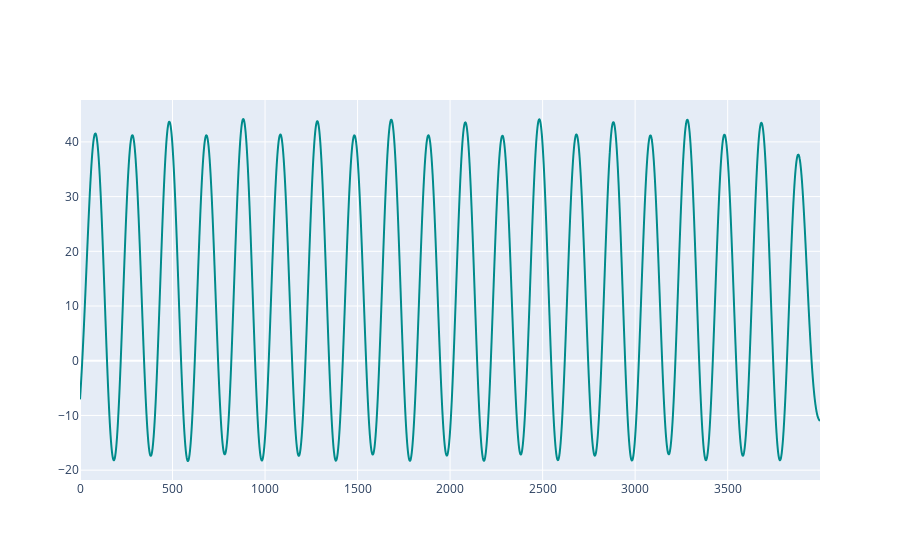

The code cell stored with this chart in its notebook:
### Code cell
fig = go.Figure()

fig.add_trace(go.Scatter(
            y = P1,
            line =  dict(shape =  'spline', color = 'darkcyan'),
            name = 'P1',
            ))

fig.show()

### Figure 1 — Plotly figure (JSON) as saved in the notebook; plotly's stock layout.template omitted (floating-point values rounded to 4 significant figures; data arrays with more than 128 entries replaced by an {"elided": "..."} marker saying what was removed)
{"data": [{"line": {"color": "darkcyan", "shape": "spline"}, "name": "P1", "type": "scatter", "y": {"elided": "4000 float values"}}], "layout": {}}
